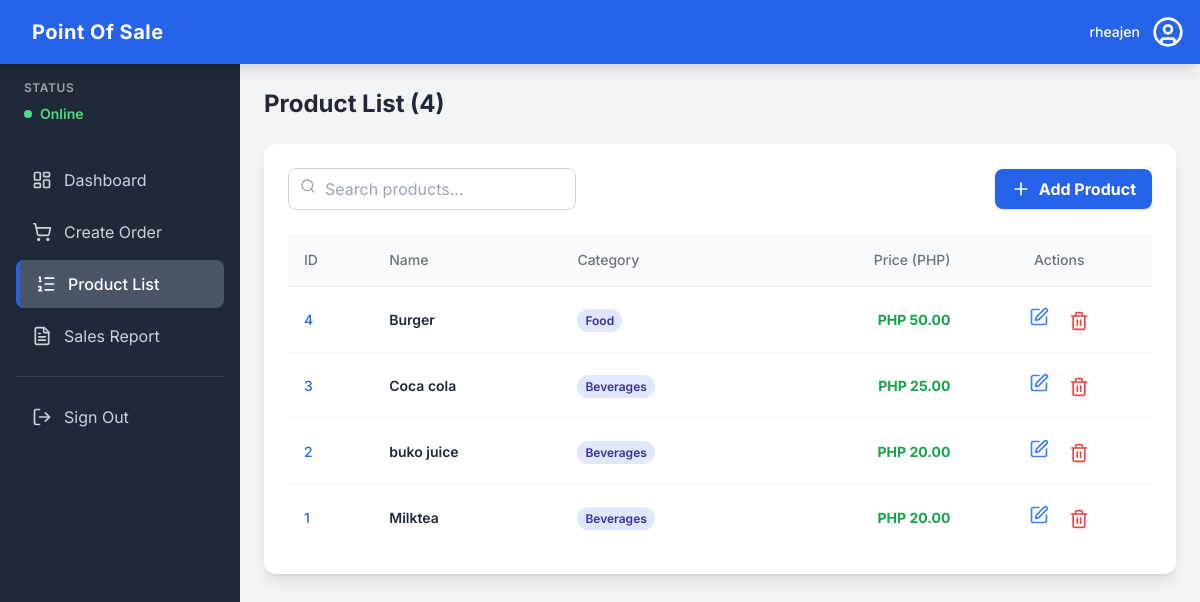
Screenshot of /product_list (signed in) with the database file from the repository.
### tables this page shows
CREATE TABLE products (
    id INTEGER PRIMARY KEY AUTOINCREMENT,
    name TEXT NOT NULL,
    price REAL NOT NULL,
    category TEXT
);

### app.py (the view)
@app.route('/product_list')
@login_required
def product_list():
    db = get_db()
    cursor = db.cursor()
    cursor.execute("SELECT id, name, price, category FROM products ORDER BY id DESC")
    products = [dict(row) for row in cursor.fetchall()]
    return render_template('product_list.html', products=products)

### app.py (called while the page is built)
def get_db():
    db = getattr(g, '_database', None)
    if db is None:
        db = g._database = sqlite3.connect(DATABASE)
        db.row_factory = sqlite3.Row
    return db

@app.teardown_appcontext
def close_connection(exception):
    db = getattr(g, '_database', None)
    if db is not None:
        db.close()

def login_required(f):
    @wraps(f)
    def decorated_function(*args, **kwargs):
        if 'logged_in' not in session or not session['logged_in']:
            return redirect(url_for('login'))
        return f(*args, **kwargs)
    return decorated_function

### templates/product_list.html (shortened to what this page needs)
{% extends "layout.html" %}
{% block content %}
<h2 class="text-2xl font-bold text-gray-800 mb-6">Product List ({{ products|length }})</h2>
<div class="bg-white p-6 rounded-xl shadow-lg">
    <div class="flex flex-col md:flex-row justify-between items-center mb-6 gap-4">
        <div class="relative w-full md:w-1/3">
            <i data-lucide="search" class="absolute left-3 top-2.5 w-4 h-4 text-gray-400"></i>
            <input type="text" id="product-search" placeholder="Search products..."
                   class="w-full pl-9 p-2 border border-gray-300 rounded-lg focus:outline-none focus:ring-2 focus:ring-blue-500">
        </div>
        <a href="{{ url_for('add_product') }}"
           class="bg-blue-600 hover:bg-blue-700 text-white font-bold py-2 px-4 rounded-lg shadow flex items-center transition">
            <i data-lucide="plus" class="w-5 h-5 mr-2"></i> Add Product
        </a>
    </div>
    <div class="overflow-x-auto max-h-[70vh] custom-scroll">
        <table class="min-w-full divide-y divide-gray-200 text-sm">
            <thead class="bg-gray-50 sticky top-0">
                <tr>
                    <th class="p-4 text-left font-medium text-gray-500">ID</th>
                    <th class="p-4 text-left font-medium text-gray-500">Name</th>
                    <th class="p-4 text-left font-medium text-gray-500">Category</th>
                    <th class="p-4 text-right font-medium text-gray-500">Price (PHP)</th>
                    <th class="p-4 text-center font-medium text-gray-500">Actions</th>
                </tr>
            </thead>
            <tbody class="divide-y divide-gray-100">
                {% if products %}
                    {% for product in products %}
                    <tr class="hover:bg-gray-50">
                        <td class="p-4 text-blue-600 font-medium">{{ product.id }}</td>
                        <td class="p-4 text-gray-800 font-semibold">{{ product.name }}</td>
                        <td class="p-4 text-gray-600">
                            <span class="text-xs font-semibold px-2 py-1 rounded-full bg-indigo-100 text-indigo-800">{{ product.category or 'N/A' }}</span>
                        </td>
                        <td class="p-4 text-right font-bold text-green-600">PHP {{ "%.2f"|format(product.price) }}</td>
                        <td class="p-4 text-center space-x-2">
                            <a href="{{ url_for('edit_product', product_id=product.id) }}" class="text-blue-500 hover:text-blue-700 p-1 inline-block" title="Edit">
                                <i data-lucide="square-pen" class="w-5 h-5"></i>
                            </a>
                            <form method="POST" action="{{ url_for('delete_product', product_id=product.id) }}" class="inline-block" onsubmit="return confirm('Delete {{ product.name }}?');">
                                <button type="submit" class="text-red-500 hover:text-red-700 p-1" title="Delete">
                                    <i data-lucide="trash-2" class="w-5 h-5"></i>
                                </button>
                            </form>
                        </td>
                    </tr>
                    {% endfor %}
                {% else %}
                    <tr>
                        <td colspan="5" class="p-12 text-center text-gray-500"><p class="font-semibold">No products found.</p></td>
                    </tr>
                {% endif %}
            </tbody>
        </table>
    </div>
</div>
{% endblock %}

### static/styles.css (style rules this page uses)
:root { --color-primary: #2563eb; --color-sidebar: #2d3748; --color-sidebar-hover: #4a5568; --color-background: #f7fafc; }
body { font-family: 'Inter', sans-serif; background-color: var(--color-background); }

### rows the page displays
products: id "4", name "Burger", category "Food", price "50.00"
products: id "3", name "Coca cola", category "Beverages", price "25.00"
products: id "2", name "buko juice", category "Beverages", price "20.00"
products: id "1", name "Milktea", category "Beverages", price "20.00"

### other values shown
{{ session.username }} "rheajen"
{{ products|length }} "4"
